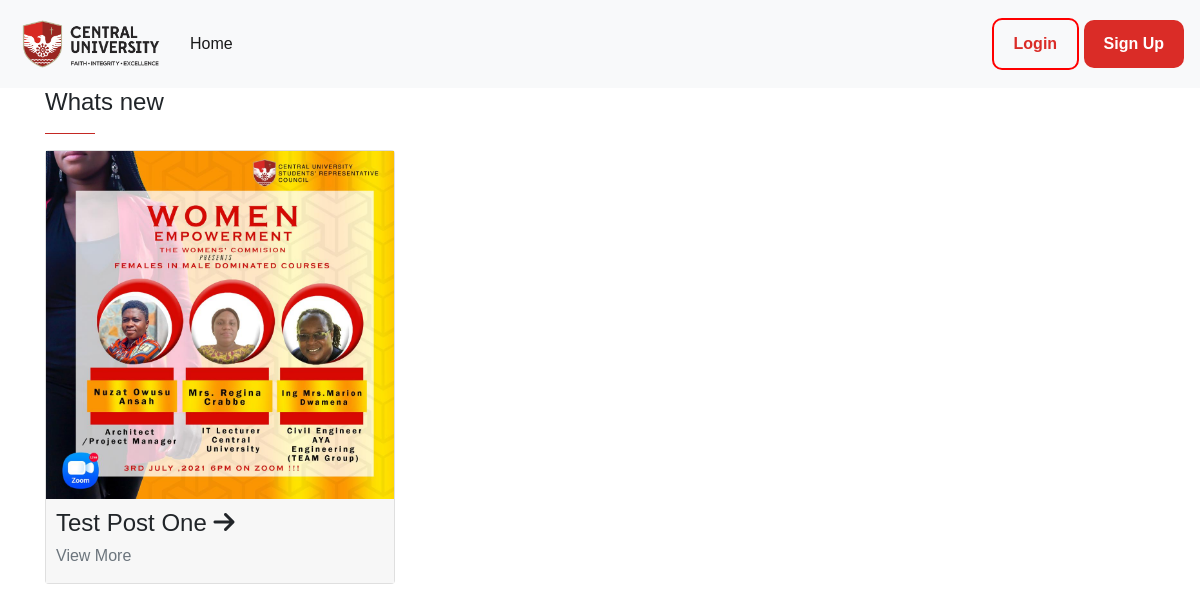
Page /updates on the earlier database version.
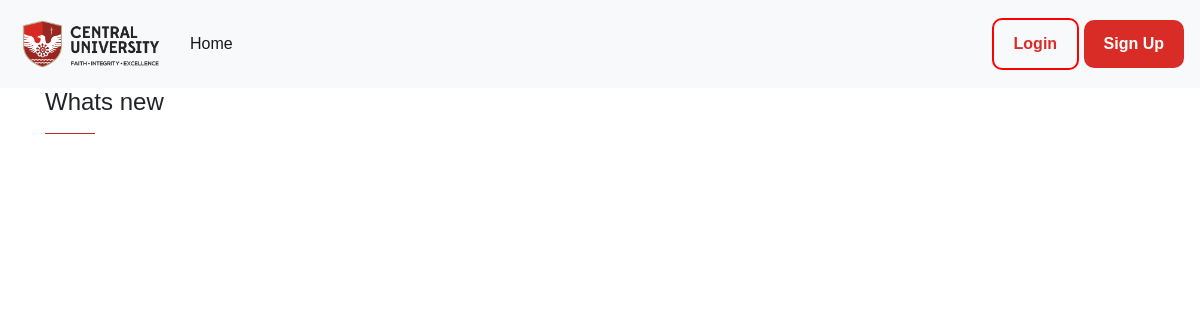
Same page on the later database version.
### app.py (models this page shows, shortened)
class Posts(db.Model):
    tablename = ['Posts']
    id = db.Column(db.Integer, primary_key=True)
    title = db.Column(db.String, nullable=False)
    content = db.Column(db.String)
    date_created = db.Column(db.DateTime, default=datetime.utcnow)
    author = db.Column(db.String)
    image_file = db.Column(db.String(200), default='default.png')

### app.py (the view)
@app.route('/updates')
def updates():
    posts = Posts.query.all()
    return render_template('updates.html', posts=posts)

### templates/updates.html
{% extends "layout.html" %}
{% block body %}
<section id="new">
<div class="container">
    <div class="flexrow">
        <div>
            <h4>Whats new</h4>
            <hr class="header-line">
        </div>
    </div>
    <div class="row">
        {% for post in posts %}
        <div class="col-md-4">
            <a href="{{url_for('post',id=post.id)}}">
            <div>
            <div class="card">
                <div>
                    <img src="{{url_for("static", filename='uploads/images/' + post.image_file)}}" alt="SRC SOCIALS" width="100%">
                </div>
                <div class="subcard">
                    <h4>{{post.title}} <i class="fa fa-arrow-right" aria-hidden="true"></i></h4>
                    <h6 class="text-muted" style="font-weight: 100;">View More</h6>
                </div>
            </div>
        </div>
        </a>
        </div>
        {% endfor %}
    </div>
</div>
</section>
{% endblock %}

Differences in the rows shown:
removed Posts: image_file (picture), title "Test Post One"
